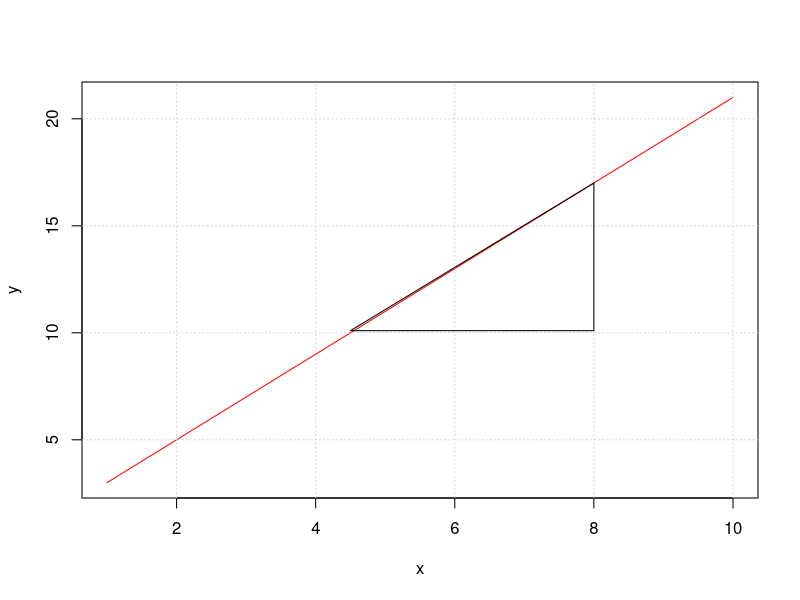

Source code (R):
p <- function(x){
  yhat  <- 1+ 2*x 
  return(yhat)
}
x<-c(1,10)
y<- p(x)
plot(x,y,type="l",col="red" )
grid()
polygon(c(4.5,8,8,4.5),c(10.1,10.1, 17, 10.1))